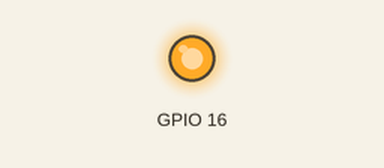
This program was run on a simulated Raspberry Pi (BCM pin numbers). On the bench: output pins drawn as LEDs (lit = HIGH). What the program prints to the terminal is not drawn.

Above: at 0.1 s.
Timing chart, 0 to 1.6 s (numbered marks = the images above):
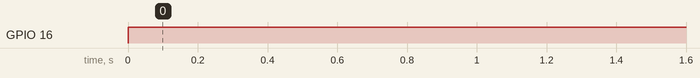

Measured:
- by itself, GPIO 16: LOW → HIGH at 0.00 s

The program:

buzzer.py
```python
import RPi.GPIO as GPIO
import time


GPIO.setmode(GPIO.BCM)
GPIO.setup(16, GPIO.OUT)
GPIO.output(16, GPIO.LOW)


while True:
	GPIO.output(16, GPIO.HIGH)
	time.sleep(5)
	GPIO.output(16, GPIO.LOW)
	print("sonando")

GPIO.cleanup()
```
